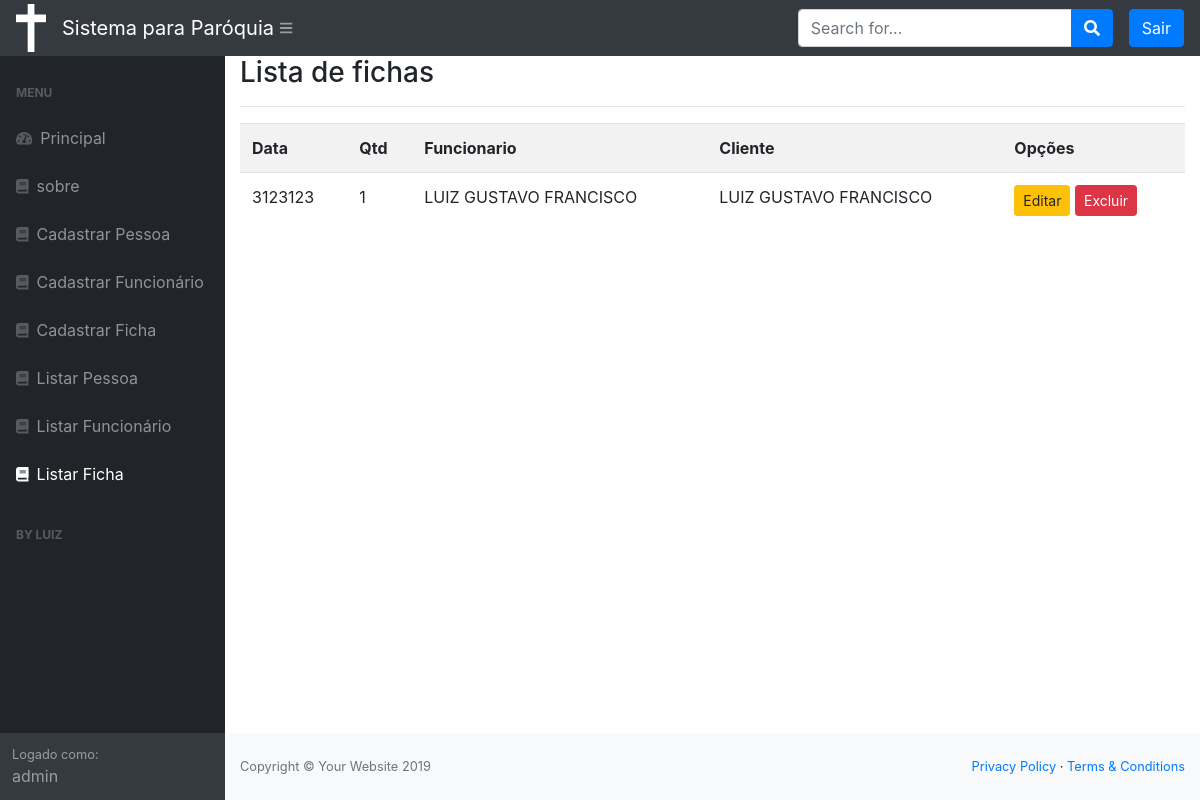
/listar/ficha/ (signed in), run on the app's committed database.
### cadastros/models.py (models this page shows, shortened)
class Ficha(models.Model):
    data = models.CharField(max_length=50)
    qtd = models .IntegerField()
    usuario = models.ForeignKey(User, on_delete=models.PROTECT)
    funcionario = models.ForeignKey(Funcionario, on_delete = models.PROTECT)
    pessoa = models.ForeignKey(Pessoa, on_delete = models.PROTECT)

class Funcionario(models.Model):
    nome = models.CharField(max_length=50)
    endereco = models.CharField(max_length=50, verbose_name="Endereço", unique=True)
    telefone = models .IntegerField()
    email = models.CharField(max_length=50, unique=True)
    cpf = models.IntegerField(unique=True)

class Pessoa(models.Model):
    nome = models.CharField(max_length=50)
    endereco = models.CharField(max_length=50, verbose_name="Endereço", unique=True)
    telefone = models.IntegerField()
    email = models.CharField(max_length=50, unique=True)
    cpf = models.IntegerField(unique=True)

### cadastros/views.py (the view)
# urls.py: path('listar/ficha/', FichaList.as_view(), name="listar-ficha"),
class FichaList(LoginRequiredMixin, ListView):
    login_url = reverse_lazy('login')
    model = Ficha
    template_name = 'cadastros/listas/ficha.html'
    def get_queryset(self):
        self.object_list = Ficha.objects.filter(usuario=self.request.user)
        return self.object_list

### cadastros/templates/cadastros/listas/ficha.html
{% extends 'paginas/modelo.html' %}
{% load static %}
{% block conteudo %}
    <h3>Lista de fichas </h3>
<hr>
<div class="table-responsive">
    <table class="table table-striped">
        <tr>
            <th>Data</th>
            <th>Qtd</th>
            <th>Funcionario</th>
            <th>Cliente</th>
            <th>Opções</th>
        </tr>
        {% for ficha in object_list %}
        <tr>
            <td>{{ ficha.data }}</td>
            <td> {{ ficha.qtd }} </td>
            <td> {{ ficha.funcionario.nome }} </td>
            <td> {{ ficha.pessoa.nome }} </td>
            <td>
                <a href="{% url 'editar-ficha' ficha.pk %}" class="btn btn-warning btn-sm">Editar</a>
                <a href="{% url 'excluir-ficha' ficha.pk %}" class="btn btn-danger btn-sm">Excluir</a>
             </td>
        </tr>
        {% empty %}
        <tr>
            <td colspan="3">Nenhuma ficha registrada!</td>
        </tr>
        {% endfor %}
    </table>
</div>
{% endblock %}

### paginas/templates/paginas/modelo.html (shortened to what this page needs)
{% load static %}
<!DOCTYPE html>
<html lang="en">
    <head>
        <link rel="stylesheet" href="{% static 'base/dist/css/styles.css' %}">
        <link rel="stylesheet" href="{% static 'css/bootstrap.min.css' %}">
        <link href="https://cdn.datatables.net/1.10.20/css/dataTables.bootstrap4.min.css" rel="stylesheet" />
    </head>
    <body class="sb-nav-fixed">
        {% block cabecalho %}
        <nav class="sb-topnav navbar navbar-expand navbar-dark bg-dark">
            <img src="{% static 'img/logo.png' %}" width="30" alt="">
            <a class="navbar-brand" href="{% url 'index' %}" >  Sistema para Paróquia </a><button class="btn btn-link btn-sm order-1 order-lg-0" id="sidebarToggle" href="#"><i class="fas fa-bars"></i></button
            >
            <form class="d-none d-md-inline-block form-inline ml-auto mr-0 mr-md-3 my-2 my-md-0">
                <div class="input-group">
                    <input class="form-control" type="text" placeholder="Search for..." aria-label="Search" aria-describedby="basic-addon2" />
                    <div class="input-group-append">
                        <button class="btn btn-primary" type="button"><i class="fas fa-search"></i></button>
                    </div>
                </div>
            </form>
            <ul class="navbar-nav ml-auto ml-md-0">
                {% if request.user.is_authenticated %}
                    <a class="btn btn-primary"  href="{% url 'logout' %}" href="login.html">Sair</a>
                {% else %}
                   <a class="btn btn-primary"  href="{% url 'login' %}" href="login.html">Login</a>
                {% endif %}
            </ul>
        </nav>
        {% endblock %}
        {% block menu %}
        <div id="layoutSidenav">
                <div id="layoutSidenav_nav">
                    <nav class="sb-sidenav accordion sb-sidenav-dark" id="sidenavAccordion">
                        <div class="sb-sidenav-menu">
                            <div class="nav">
                                <div class="sb-sidenav-menu-heading">Menu</div>
                                <a class="nav-link" href="{% url 'index' %}"
                                    ><div class="sb-nav-link-icon"><i class="fas fa-tachometer-alt"></i></div>
                                    Principal</a>
                                <a class="nav-link" href="{% url 'sobre' %}"
                                    ><div class="sb-nav-link-icon"><i class="fa fa-book"></i></div>
                                    sobre</a>
                                <a class="nav-link" href="{% url 'cadastrar-pessoa' %}"
                                    ><div class="sb-nav-link-icon"><i class="fa fa-book"></i></div>
                                    Cadastrar Pessoa</a>
                                <a class="nav-link" href="{% url 'cadastrar-funcionario' %}"
                                    ><div class="sb-nav-link-icon"><i class="fa fa-book"></i></div>
                                    Cadastrar Funcionário</a>
                                <a class="nav-link" href="{% url 'cadastrar-ficha' %}"
                                    ><div class="sb-nav-link-icon"><i class="fa fa-book"></i></div>
                                    Cadastrar Ficha</a>
                                    <a class="nav-link" href="{% url 'listar-pessoa' %}"
                                    ><div class="sb-nav-link-icon"><i class="fa fa-book"></i></div>
                                    Listar Pessoa</a>
                                <a class="nav-link" href="{% url 'listar-funcionario' %}"
                                    ><div class="sb-nav-link-icon"><i class="fa fa-book"></i></div>
                                    Listar Funcionário</a>
                                <a class="nav-link" href="{% url 'listar-ficha' %}"
                                    ><div class="sb-nav-link-icon"><i class="fa fa-book"></i></div>
                                    Listar Ficha</a>
                                <div class="sb-sidenav-menu-heading">By Luiz</div>
                            </div>
                        </div>
                        <div class="sb-sidenav-footer">
                            <div class="small">Logado como:</div>
                            {{ request.user }}
                        </div>
                    </nav>
                </div>
                {% endblock %}
            <div id="layoutSidenav_content">
                <main>
                    <div class="container-fluid">
                        {% block conteudo %}{% endblock %}
                    </div>
                </main>
                <footer class="py-4 bg-light mt-auto">
                    <div class="container-fluid">
                        <div class="d-flex align-items-center justify-content-between small">
                            <div class="text-muted">Copyright &copy; Your Website 2019</div>
                            <div>
                                <a href="#">Privacy Policy</a>
                                &middot;
                                <a href="#">Terms &amp; Conditions</a>
                            </div>
                        </div>
                    </div>
                </footer>
            </div>
        </div>
    </body>
</html>

### data on the page
Ficha: data "3123123", qtd "1", funcionario.nome "LUIZ GUSTAVO FRANCISCO", pessoa.nome "LUIZ GUSTAVO FRANCISCO"

### other printed values
{{ request.user }} "admin"
